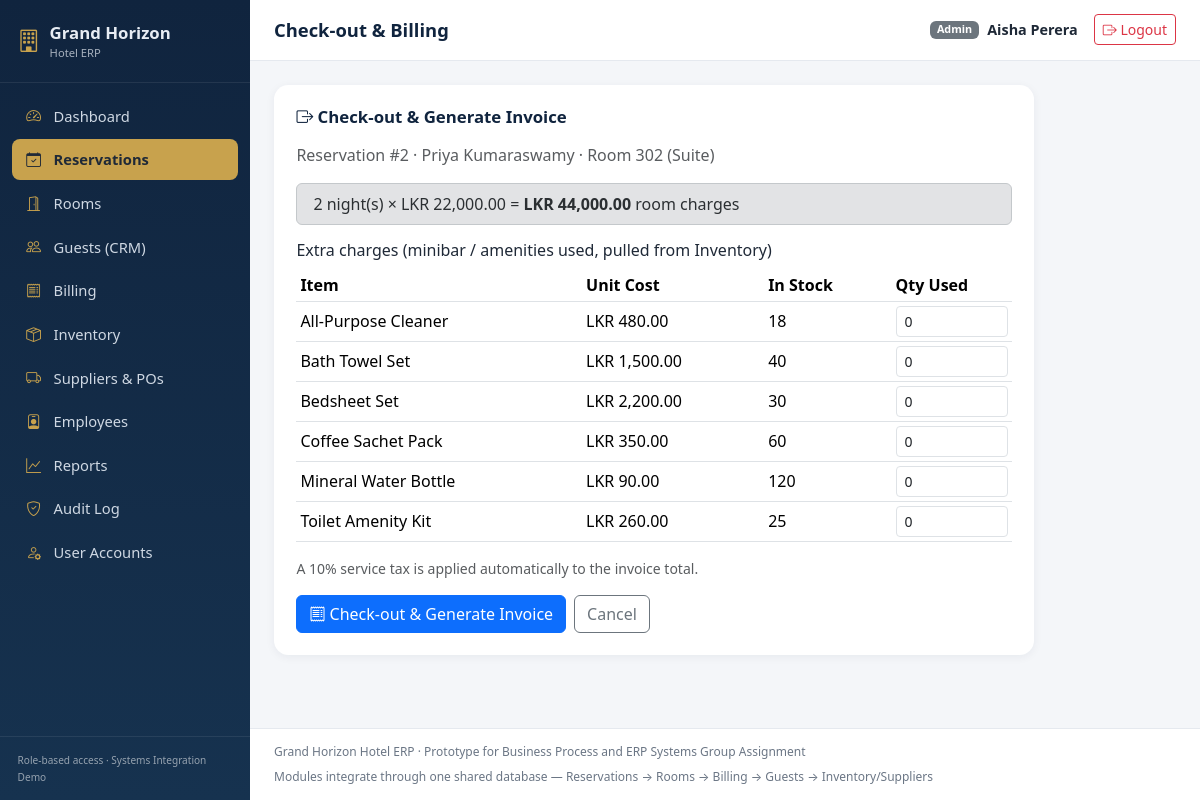
Screenshot of /modules/reservations/checkout.php?id=2 (signed in) with the database file from the repository.
### tables this page shows
CREATE TABLE Reservations (
    ReservationID  INT AUTO_INCREMENT PRIMARY KEY,
    GuestID        INT NOT NULL,
    RoomID         INT NOT NULL,
    CheckInDate    DATE NOT NULL,
    CheckOutDate   DATE NOT NULL,
    ActualCheckIn  DATETIME NULL,
    ActualCheckOut DATETIME NULL,
    NumGuests      INT NOT NULL DEFAULT 1,
    Status         ENUM('Booked','CheckedIn','CheckedOut','Cancelled') NOT NULL DEFAULT 'Booked',
    CreatedBy      INT NULL,
    CreatedAt      DATETIME NOT NULL DEFAULT CURRENT_TIMESTAMP,
    FOREIGN KEY (GuestID) REFERENCES Guests(GuestID),
    FOREIGN KEY (RoomID) REFERENCES Rooms(RoomID),
    FOREIGN KEY (CreatedBy) REFERENCES Users(UserID)
);

CREATE TABLE Guests (
    GuestID      INT AUTO_INCREMENT PRIMARY KEY,
    FullName     VARCHAR(100) NOT NULL,
    Email        VARCHAR(120) NULL,
    Phone        VARCHAR(30) NULL,
    Address      VARCHAR(255) NULL,
    IDNumber     VARCHAR(50) NULL,
    LoyaltyTier  ENUM('Standard','Silver','Gold','Platinum') NOT NULL DEFAULT 'Standard',
    CreatedAt    DATETIME NOT NULL DEFAULT CURRENT_TIMESTAMP
);

CREATE TABLE Rooms (
    RoomID       INT AUTO_INCREMENT PRIMARY KEY,
    RoomNumber   VARCHAR(10) NOT NULL UNIQUE,
    RoomTypeID   INT NOT NULL,
    Floor        INT NOT NULL DEFAULT 1,
    Status       ENUM('Available','Occupied','Maintenance','Cleaning') NOT NULL DEFAULT 'Available',
    Notes        VARCHAR(255) NULL,
    FOREIGN KEY (RoomTypeID) REFERENCES RoomTypes(RoomTypeID)
);

CREATE TABLE RoomTypes (
    RoomTypeID   INT AUTO_INCREMENT PRIMARY KEY,
    TypeName     VARCHAR(50) NOT NULL,
    BaseRate     DECIMAL(10,2) NOT NULL,
    MaxOccupancy INT NOT NULL DEFAULT 2,
    Description  VARCHAR(255) NULL
);

CREATE TABLE InventoryItems (
    ItemID          INT AUTO_INCREMENT PRIMARY KEY,
    ItemName        VARCHAR(100) NOT NULL,
    Category        VARCHAR(50) NOT NULL DEFAULT 'General',
    UnitOfMeasure   VARCHAR(20) NOT NULL DEFAULT 'unit',
    QuantityOnHand  INT NOT NULL DEFAULT 0,
    ReorderLevel    INT NOT NULL DEFAULT 10,
    UnitCost        DECIMAL(10,2) NOT NULL DEFAULT 0,
    SupplierID      INT NULL,
    FOREIGN KEY (SupplierID) REFERENCES Suppliers(SupplierID)
);

### includes/functions.php (called while the page is built, shortened)
<?php
function e(?string $value): string
{
    return htmlspecialchars($value ?? '', ENT_QUOTES, 'UTF-8');
}
function formatMoney(?float $amount): string
{
    return 'LKR ' . number_format((float) $amount, 2);
}

### modules/reservations/checkout.php (the view, shortened to what this page needs)
<?php
require_once __DIR__ . '/../../includes/auth.php';
$id = (int) ($_GET['id'] ?? $_POST['id'] ?? 0);
$stmt = $pdo->prepare(
    "SELECT r.*, g.FullName AS GuestName, rm.RoomNumber, rt.TypeName, rt.BaseRate
     FROM Reservations r
     JOIN Guests g ON g.GuestID = r.GuestID
     JOIN Rooms rm ON rm.RoomID = r.RoomID
     JOIN RoomTypes rt ON rt.RoomTypeID = rm.RoomTypeID
     WHERE r.ReservationID = ?"
);
$stmt->execute([$id]);
$res = $stmt->fetch();
$nights = max(1, (int) ((strtotime($res['CheckOutDate']) - strtotime($res['CheckInDate'])) / 86400));
$roomCharges = $nights * (float) $res['BaseRate'];
$items = $pdo->query('SELECT ItemID, ItemName, UnitCost, QuantityOnHand FROM InventoryItems ORDER BY ItemName')->fetchAll();
require __DIR__ . '/../../includes/header.php';
?>
<div class="section-card" style="max-width:760px;">
  <h2><i class="bi bi-box-arrow-right"></i> Check-out &amp; Generate Invoice</h2>
  <p class="text-muted">Reservation #<?= $id ?> &middot; <?= e($res['GuestName']) ?> &middot; Room <?= e($res['RoomNumber']) ?> (<?= e($res['TypeName']) ?>)</p>
  <div class="alert alert-secondary py-2">
    <?= $nights ?> night(s) &times; <?= formatMoney($res['BaseRate']) ?> = <strong><?= formatMoney($roomCharges) ?></strong> room charges
  </div>
  <form method="post">
    <h6 class="mt-3">Extra charges (minibar / amenities used, pulled from Inventory)</h6>
    <div class="table-responsive">
      <table class="table table-sm align-middle">
        <thead><tr><th>Item</th><th>Unit Cost</th><th>In Stock</th><th style="width:120px;">Qty Used</th></tr></thead>
        <tbody>
          <?php foreach ($items as $it): ?>
          <tr>
            <td><?= e($it['ItemName']) ?></td>
            <td><?= formatMoney($it['UnitCost']) ?></td>
            <td><?= (int) $it['QuantityOnHand'] ?></td>
            <td><input type="number" min="0" max="<?= (int) $it['QuantityOnHand'] ?>" name="qty[<?= (int) $it['ItemID'] ?>]" class="form-control form-control-sm" value="0"></td>
          </tr>
          <?php endforeach; ?>
        </tbody>
      </table>
    </div>
    <p class="text-muted small">A <?= TAX_RATE*100 ?>% service tax is applied automatically to the invoice total.</p>
    <div class="d-flex gap-2">
      <button type="submit" class="btn btn-primary"><i class="bi bi-receipt"></i> Check-out &amp; Generate Invoice</button>
      <a href="list.php" class="btn btn-outline-secondary">Cancel</a>
    </div>
  </form>
</div>
<?php require __DIR__ . '/../../includes/footer.php'; ?>

### assets/css/style.css (style rules this page uses)
:root { --brand-navy: #10243e; --brand-navy-light: #16324f; --brand-gold: #c8a24d; --brand-gold-dark: #a9803a; --bg-app: #f4f6f9; --text-muted: #6b7685; --card-radius: 0.9rem; }
* { box-sizing: border-box; }
body { background: var(--bg-app); font-family: 'Segoe UI', system-ui, -apple-system, sans-serif; color: #1f2937; }
.section-card { background: #fff; border-radius: var(--card-radius); box-shadow: 0 2px 10px rgba(16,36,62,0.06); padding: 1.4rem; margin-bottom: 1.4rem; }
.section-card h2 { font-size: 1.05rem; font-weight: 700; color: var(--brand-navy); margin-bottom: 1rem; }

### rows the page displays
reservations: GuestID.FullName "Priya Kumaraswamy", RoomID.RoomNumber "302", roomtypes.TypeName "Suite", nights "2", roomtypes.BaseRate "LKR 22,000.00", formatMoney($roomCharges) "LKR 44,000.00"
inventoryitems: ItemName "All-Purpose Cleaner", UnitCost "LKR 480.00", QuantityOnHand "18"
inventoryitems: ItemName "Bath Towel Set", UnitCost "LKR 1,500.00", QuantityOnHand "40"
inventoryitems: ItemName "Bedsheet Set", UnitCost "LKR 2,200.00", QuantityOnHand "30"
inventoryitems: ItemName "Coffee Sachet Pack", UnitCost "LKR 350.00", QuantityOnHand "60"
inventoryitems: ItemName "Mineral Water Bottle", UnitCost "LKR 90.00", QuantityOnHand "120"
inventoryitems: ItemName "Toilet Amenity Kit", UnitCost "LKR 260.00", QuantityOnHand "25"

### other values shown
$item['label'] "Dashboard"
$item['label'] "Reservations"
$item['label'] "Rooms"
$item['label'] "Guests (CRM)"
$item['label'] "Billing"
$item['label'] "Inventory"
$item['label'] "Suppliers & POs"
$item['label'] "Employees"
$item['label'] "Reports"
$item['label'] "Audit Log"
$item['label'] "User Accounts"
$pageTitle "Check-out & Billing"
$user['role'] "Admin"
$user['name'] "Aisha Perera"
$id "2"
